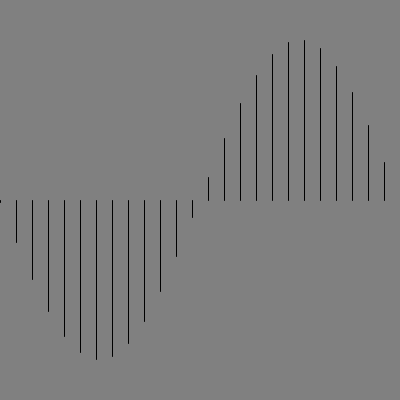
Frame 1 (no input)
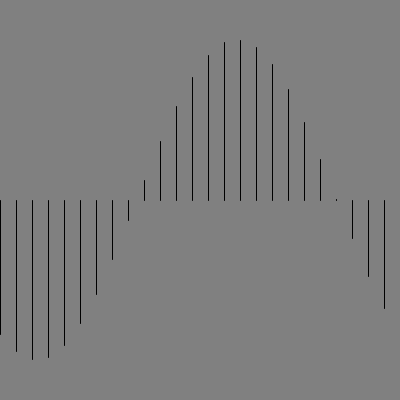
Frame 60 (the mouse pressed at the canvas centre just before this capture)
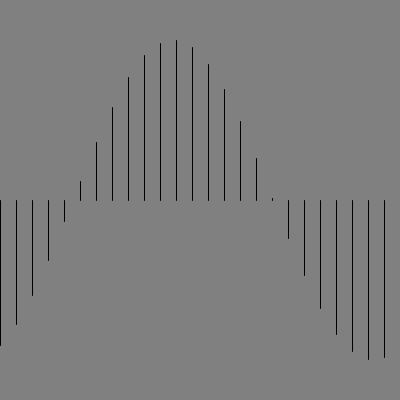
Frame 120 (the mouse held since frame 60 and released just before this capture)

The Processing sketch that drew these frames (run headless with seeded random() and noise(); from frame 60 on, the mouse is pressed at the canvas centre):

// Processing sketch: easiest_is_simplest_3d
// ── easiest_is_simplest_3d.pde
void setup() {
  size(400, 400);
}

void draw() {
  background(128);
  float a = 0.0;
  float inc = TWO_PI/25.0;

  for (int i = 0; i < 400; i=i+16) {
    line(i, 200, i, 200+sin(a+(float)frameCount/60)*160.0);
    a = a + inc;
  }
}
